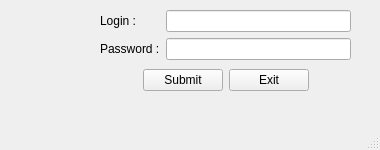
<?xml version="1.0" encoding="UTF-8"?>
<ui version="4.0">
 <class>UILoginIn</class>
 <widget class="QMainWindow" name="UILoginIn">
  <property name="geometry">
   <rect>
    <x>0</x>
    <y>0</y>
    <width>380</width>
    <height>150</height>
   </rect>
  </property>
  <property name="minimumSize">
   <size>
    <width>380</width>
    <height>150</height>
   </size>
  </property>
  <property name="maximumSize">
   <size>
    <width>380</width>
    <height>150</height>
   </size>
  </property>
  <property name="windowTitle">
   <string>Sign In</string>
  </property>
  <widget class="QWidget" name="centralwidget">
   <widget class="QWidget" name="formLayoutWidget">
    <property name="geometry">
     <rect>
      <x>100</x>
      <y>10</y>
      <width>251</width>
      <height>51</height>
     </rect>
    </property>
    <layout class="QFormLayout" name="formLayout">
     <item row="0" column="0">
      <widget class="QLabel" name="labelLogin">
       <property name="text">
        <string>Login :</string>
       </property>
      </widget>
     </item>
     <item row="0" column="1">
      <widget class="QLineEdit" name="lineEditLogin"/>
     </item>
     <item row="1" column="0">
      <widget class="QLabel" name="labelPassword">
       <property name="text">
        <string>Password :</string>
       </property>
      </widget>
     </item>
     <item row="1" column="1">
      <widget class="QLineEdit" name="lineEditPassword">
       <property name="echoMode">
        <enum>QLineEdit::Password</enum>
       </property>
      </widget>
     </item>
    </layout>
   </widget>
   <widget class="QWidget" name="gridLayoutWidget">
    <property name="geometry">
     <rect>
      <x>100</x>
      <y>60</y>
      <width>251</width>
      <height>41</height>
     </rect>
    </property>
    <layout class="QGridLayout" name="gridLayout">
     <item row="0" column="0">
      <spacer name="horizontalSpacer">
       <property name="orientation">
        <enum>Qt::Horizontal</enum>
       </property>
       <property name="sizeHint" stdset="0">
        <size>
         <width>40</width>
         <height>20</height>
        </size>
       </property>
      </spacer>
     </item>
     <item row="0" column="1">
      <widget class="QPushButton" name="pushButtonSubmit">
       <property name="text">
        <string>Submit</string>
       </property>
      </widget>
     </item>
     <item row="0" column="2">
      <widget class="QPushButton" name="pushButtonExit">
       <property name="text">
        <string>Exit</string>
       </property>
      </widget>
     </item>
     <item row="0" column="3">
      <spacer name="horizontalSpacer_2">
       <property name="orientation">
        <enum>Qt::Horizontal</enum>
       </property>
       <property name="sizeHint" stdset="0">
        <size>
         <width>40</width>
         <height>20</height>
        </size>
       </property>
      </spacer>
     </item>
    </layout>
   </widget>
   <widget class="QLabel" name="imageLabel">
    <property name="geometry">
     <rect>
      <x>20</x>
      <y>20</y>
      <width>61</width>
      <height>61</height>
     </rect>
    </property>
    <property name="text">
     <string/>
    </property>
    <property name="pixmap">
     <pixmap>cadenas_1.png</pixmap>
    </property>
   </widget>
  </widget>
  <widget class="QMenuBar" name="menubar">
   <property name="geometry">
    <rect>
     <x>0</x>
     <y>0</y>
     <width>380</width>
     <height>21</height>
    </rect>
   </property>
  </widget>
  <widget class="QStatusBar" name="statusbar"/>
 </widget>
 <resources/>
 <connections/>
</ui>
